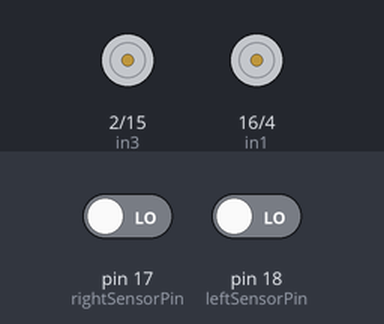
Bench run of a sketch on a simulated Arduino Uno, built with avr-gcc and run on an emulated ATmega328P. On the bench: motor-driver pin pairs drawn as motors (green arrow = first pin HIGH = forward, orange = second pin HIGH = backward, longer = more drive). Inputs (shaded band) come from the test bench; at power-on: pin 17 (rightSensorPin) LOW, pin 18 (leftSensorPin) LOW.

Above: at 1.2 s.
1.3 s: pin 17 (rightSensorPin) driven HIGH
At 2.5 s:
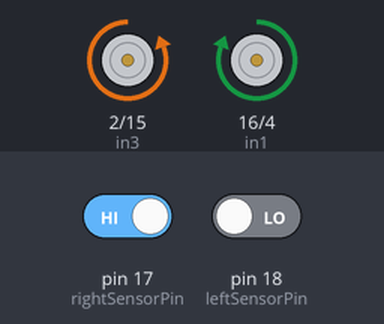
2.8 s: pin 17 (rightSensorPin) driven LOW
At 3.7 s:
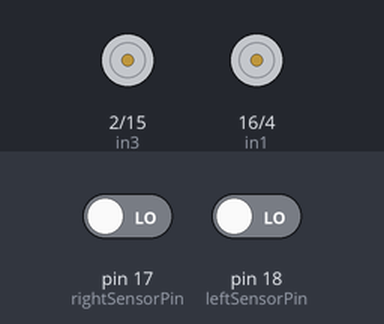
4.3 s: pin 18 (leftSensorPin) driven HIGH
At 4.9 s:
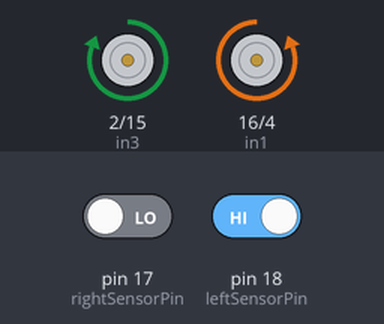
5.8 s: pin 18 (leftSensorPin) driven LOW
At 7.2 s:
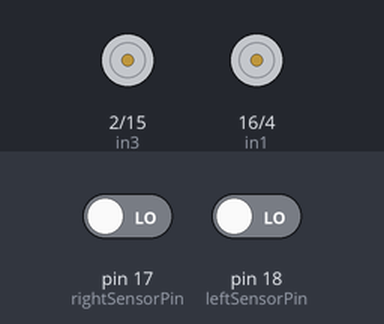
Timing chart, 0 to 8.3 s (numbered marks = the images above; inputs shaded):
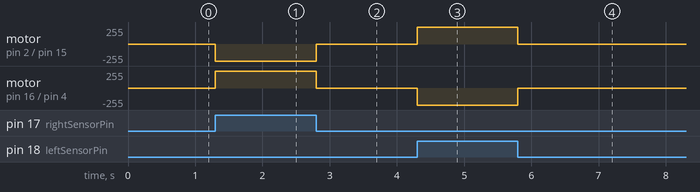

The sketch:

sketch_nov30a.ino
```cpp
// Motor pin connections
#define in1 16
#define in2 4
#define in3 2
#define in4 15
// IR pin connections
#define leftSensorPin 18
#define rightSensorPin 17

void setup() {
  // Motor pins as output
  pinMode(in1, OUTPUT);
  pinMode(in2, OUTPUT);
  pinMode(in3, OUTPUT);
  pinMode(in4, OUTPUT);
  // Sensor pins as input
  pinMode(leftSensorPin, INPUT);
  pinMode(rightSensorPin, INPUT);
  // Keeping all motors off initially
  digitalWrite(in1, LOW);
  digitalWrite(in2, LOW);
  digitalWrite(in3, LOW);
  digitalWrite(in4, LOW);
}

void loop() {
  // If right sensor detects an obstacle, move left
  if (digitalRead(rightSensorPin)) {
    // Move left
    digitalWrite(in1, HIGH);
    digitalWrite(in2, LOW);
    digitalWrite(in3, LOW);
    digitalWrite(in4, HIGH);
  }
  // If left sensor detects an obstacle, move right
  else if (digitalRead(leftSensorPin)) {
    // Move right
    digitalWrite(in1, LOW);
    digitalWrite(in2, HIGH);
    digitalWrite(in3, HIGH);
    digitalWrite(in4, LOW);
  }
  // If no obstacle detected, stop
  else {
    // Stop
    digitalWrite(in1, LOW);
    digitalWrite(in2, LOW);
    digitalWrite(in3, LOW);
    digitalWrite(in4, LOW);
  }
}
```

Measured:
- after the input at 1.3 s, motor on pin 2 (in3) / pin 15 (in4): stopped → backward 255/255 at once; motor on pin 16 (in1) / pin 4 (in2): stopped → forward 255/255 at once
- after the input at 2.8 s, motor on pin 2 (in3) / pin 15 (in4): backward 255/255 → stopped at once; motor on pin 16 (in1) / pin 4 (in2): forward 255/255 → stopped at once
- after the input at 4.3 s, motor on pin 2 (in3) / pin 15 (in4): stopped → forward 255/255 at once; motor on pin 16 (in1) / pin 4 (in2): stopped → backward 255/255 at once
- after the input at 5.8 s, motor on pin 2 (in3) / pin 15 (in4): forward 255/255 → stopped at once; motor on pin 16 (in1) / pin 4 (in2): backward 255/255 → stopped at once
